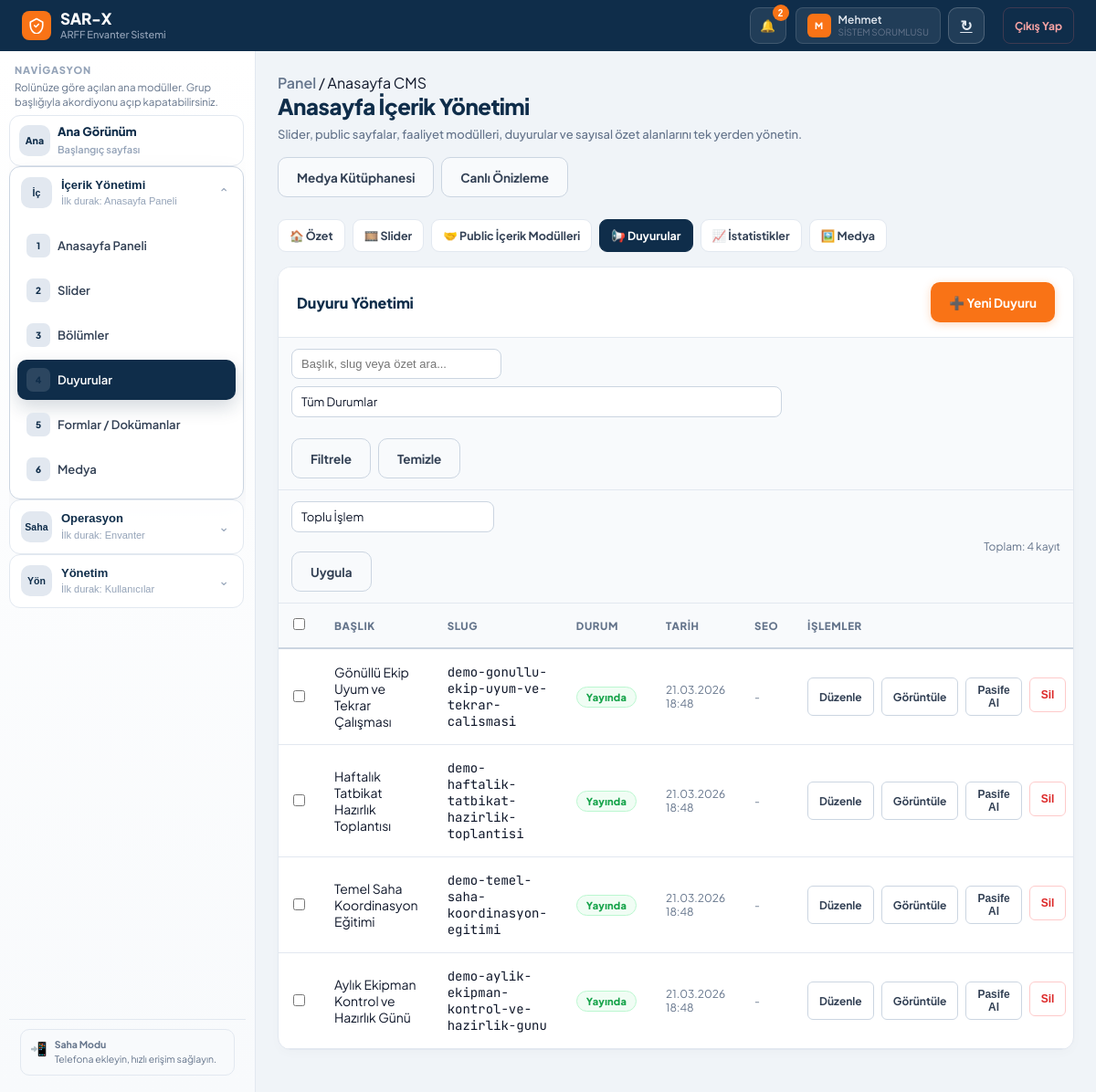
/admin/homepage/announcements (signed in), run on the app's committed database.
### models.py (models this page shows, shortened)
class TimestampMixin:
    created_at = db.Column(db.DateTime, default=get_tr_now)
    updated_at = db.Column(db.DateTime, default=get_tr_now, onupdate=get_tr_now)

class SoftDeleteMixin:
    is_deleted = db.Column(db.Boolean, default=False, index=True) # Hızlı filtreleme için indekslendi
    deleted_at = db.Column(db.DateTime, nullable=True)

class Kullanici(db.Model, UserMixin, TimestampMixin, SoftDeleteMixin):
    __tablename__ = 'kullanici'
    id = db.Column(db.Integer, primary_key=True)
    kullanici_adi = db.Column(db.String(50), unique=True, nullable=False)
    sifre_hash = db.Column(db.String(256))
    tam_ad = db.Column(db.String(100), nullable=False)
    rol = db.Column(db.String(20), nullable=False, default='personel', index=True)
    havalimani_id = db.Column(db.Integer, db.ForeignKey('havalimani.id'), nullable=True, index=True)
    telefon_numarasi = db.Column(db.String(32))
    sertifika_tarihi = db.Column(db.Date)
    uzmanlik_alani = db.Column(db.String(100))
    kayit_tarihi = db.Column(db.DateTime, default=get_tr_now)
    assigned_work_orders = db.relationship(
        'WorkOrder',
        foreign_keys='WorkOrder.assigned_user_id',
        backref='assigned_user',
        lazy=True
    )
    created_work_orders = db.relationship(
        'WorkOrder',
        foreign_keys='WorkOrder.created_user_id',
        backref='created_user',
        lazy=True
    )

class Announcement(db.Model, TimestampMixin):
    __tablename__ = 'announcement'
    id = db.Column(db.Integer, primary_key=True)
    title = db.Column(db.String(200), nullable=False)
    slug = db.Column(db.String(220), nullable=False, unique=True, index=True)
    summary = db.Column(db.Text)
    content = db.Column(db.Text, nullable=False)
    cover_image = db.Column(db.String(500))
    is_published = db.Column(db.Boolean, default=True, index=True)
    published_at = db.Column(db.DateTime, default=get_tr_now, index=True)
    author_id = db.Column(db.Integer, db.ForeignKey('kullanici.id'), nullable=True, index=True)
    author = db.relationship('Kullanici', backref='announcements')

class ContentWorkflow(db.Model, TimestampMixin):
    __tablename__ = 'content_workflow'
    id = db.Column(db.Integer, primary_key=True)
    entity_type = db.Column(db.String(40), nullable=False, index=True)
    entity_id = db.Column(db.Integer, nullable=False, index=True)
    status = db.Column(db.String(20), nullable=False, default='draft', index=True)
    published_at = db.Column(db.DateTime, nullable=True, index=True)
    published_by_id = db.Column(db.Integer, db.ForeignKey('kullanici.id'), nullable=True, index=True)
    last_edited_by_id = db.Column(db.Integer, db.ForeignKey('kullanici.id'), nullable=True, index=True)
    last_action = db.Column(db.String(40), nullable=True)
    __table_args__ = (
        db.UniqueConstraint('entity_type', 'entity_id', name='uq_content_workflow_entity'),
    )
    published_by = db.relationship('Kullanici', foreign_keys=[published_by_id], lazy=True)
    last_edited_by = db.relationship('Kullanici', foreign_keys=[last_edited_by_id], lazy=True)

### routes/content.py (the view)
@content_bp.route("/admin/homepage/announcements")
@login_required
@homepage_editor_required
def homepage_announcements_list():
    query = Announcement.query.order_by(Announcement.created_at.desc())
    announcements, search_query, selected_status = _apply_common_filters(query, Announcement, "announcement")
    workflow_map = _workflow_map("announcement", announcements)
    seo_map = _seo_map_for_announcements(announcements)
    return render_template(
        "admin/homepage_announcements_list.html",
        announcements=announcements,
        workflow_map=workflow_map,
        seo_map=seo_map,
        search_query=search_query,
        selected_status=selected_status,
    )

### extensions.py (called while the page is built, shortened)
def _schema_cache():
    if not current_app:
        return {"tables": {}, "columns": {}}
    return current_app.extensions.setdefault(
        "schema_cache",
        {"tables": {}, "columns": {}},
    )

def _inspection_target():
    return db.engine

def _session_in_transaction():
    try:
        session = db.session()
        return bool(session.in_transaction())
    except Exception:
        return False

def _supports_isolated_inspection():
    try:
        engine = db.engine
        return not (
            engine.dialect.name == "sqlite"
            and str(getattr(engine.url, "database", "") or "") in {"", ":memory:"}
        )
    except Exception:
        return False

def _get_inspector():
    temp_engine = None
    target = _inspection_target()
    try:
        if _session_in_transaction() and _supports_isolated_inspection():
            runtime_url = db.engine.url.render_as_string(hide_password=False)
            temp_engine = create_engine(runtime_url, poolclass=NullPool)
            target = temp_engine
        return inspect(target), temp_engine
    except Exception:
        if temp_engine is not None:
            temp_engine.dispose()
        raise

def table_exists(table_name):
    try:
        if not current_app:
            return False
        cache = _schema_cache()
        if cache["tables"].get(table_name) is True:
            return cache["tables"][table_name]
    except Exception:
        return False

def column_exists(table_name, column_name):
    try:
        if not current_app:
            return False
        cache = _schema_cache()
        if cache["columns"].get(table_name) is None or column_name not in cache["columns"].get(table_name, set()):
            inspector, temp_engine = _get_inspector()
            try:
                cache["columns"][table_name] = {
                    column.get("name") for column in inspector.get_columns(table_name)
                }
            finally:
                if temp_engine is not None:
                    temp_engine.dispose()
        return column_name in cache["columns"][table_name]
    except Exception:
        return False

### templates/admin/homepage_announcements_list.html (shortened to what this page needs)
{% extends "admin/homepage_base.html" %}
{% block homepage_body %}
<div class="panel">
  <div class="panel-header">
    <div class="panel-title">Duyuru Yönetimi</div>
    <a class="btn btn-primary" href="{{ url_for('content.homepage_announcement_create') }}">➕ Yeni Duyuru</a>
  </div>
  <div class="hp-toolbar">
    <form method="GET" class="hp-toolbar-left">
      <input type="search" name="q" placeholder="Başlık, slug veya özet ara..." value="{{ search_query or '' }}">
      <select name="status">
        <option value="">Tüm Durumlar</option>
      </select>
      <button class="btn btn-secondary" type="submit">Filtrele</button>
      <a class="btn btn-secondary" href="{{ url_for('content.homepage_announcements_list') }}">Temizle</a>
    </form>
  </div>
  <form method="POST" action="{{ url_for('content.homepage_bulk_action', content_type='announcement') }}">
    <div class="hp-toolbar">
      <div class="hp-toolbar-left hp-bulk">
        <select name="bulk_action">
          <option value="">Toplu İşlem</option>
        </select>
        <button class="btn btn-secondary" type="submit">Uygula</button>
      </div>
      <div class="hp-toolbar-right" style="font-size:12px; color:var(--text3);">Toplam: {{ announcements|length }} kayıt</div>
    </div>
    <div class="table-container">
      <table class="data-table">
        <thead>
          <tr>
            <th style="width:36px;"><input type="checkbox" id="selectAllRows"></th>
            <th>Başlık</th>
            <th>Slug</th>
            <th>Durum</th>
            <th>Tarih</th>
            <th>SEO</th>
            <th>İşlemler</th>
          </tr>
        </thead>
        <tbody>
          {% for item in announcements %}
          {% set wf = workflow_map.get(item.id) %}
          {% set seo = seo_map.get(item.id) %}
          <tr>
            <td><input type="checkbox" name="selected_ids" value="{{ item.id }}" class="row-selector"></td>
            <td>{{ item.title }}</td>
            <td style="font-family:var(--mono);">{{ item.slug }}</td>
            <td>
              {% if wf and wf.status == 'published' %}<span class="hp-status-pill hp-status-published">Yayında</span>
              {% elif wf and wf.status == 'draft' %}<span class="hp-status-pill hp-status-draft">Taslak</span>
              {% elif wf and wf.status == 'archived' %}<span class="hp-status-pill hp-status-archived">Arşiv</span>
              {% else %}<span class="hp-status-pill hp-status-passive">Pasif</span>{% endif %}
            </td>
            <td style="font-size:12px; color:var(--text3);">
              {% if wf and wf.published_at %}{{ wf.published_at.strftime('%d.%m.%Y %H:%M') }}{% else %}-{% endif %}
            </td>
            <td style="font-size:12px; color:var(--text3);">
              {% if seo and (seo.meta_title or seo.meta_description) %}Tanımlı{% else %}-{% endif %}
            </td>
            <td>
              <div class="row-actions">
                <a class="row-btn" href="{{ url_for('content.homepage_announcement_edit', announcement_id=item.id) }}">Düzenle</a>
                <a class="row-btn" href="{{ url_for('content.public_announcement_detail', slug=item.slug) }}" target="_blank">Görüntüle</a>
                <form method="POST" action="{{ url_for('content.homepage_announcement_toggle', announcement_id=item.id) }}">
                  <button class="row-btn" type="submit">{{ 'Pasife Al' if wf and wf.status == 'published' else 'Yayınla' }}</button>
                </form>
                <form method="POST" action="{{ url_for('content.homepage_announcement_delete', announcement_id=item.id) }}" onsubmit="return confirm('Duyuru silinsin mi?');">
                  <button class="row-btn" type="submit" style="color:var(--red); border-color:var(--red-border);">Sil</button>
                </form>
              </div>
            </td>
          </tr>
          {% else %}
          <tr><td colspan="7"><div class="hp-empty">Henüz duyuru kaydı yok.</div></td></tr>
          {% endfor %}
        </tbody>
      </table>
    </div>
  </form>
</div>
{% endblock %}

### templates/base.html (shortened to what this page needs)
<!DOCTYPE html>
<html lang="tr">
<head>
</head>
<body>
<div class="app-shell">
  <header class="topbar">
    <a href="{{ url_for(home_endpoint) }}" class="logo">
      <div class="logo-mark">
        <svg viewBox="0 0 24 24"><path d="M12 2L3 7v5c0 5.5 3.8 10.7 9 12 5.2-1.3 9-6.5 9-12V7L12 2z"/><path d="M9 12l2 2 4-4"/></svg>
      </div>
      <div>
        <div class="logo-text-main">SAR-X</div>
        <div class="logo-text-sub">ARFF Envanter Sistemi</div>
      </div>
    </a>
    <div class="topbar-end">
      <div class="notification-wrap">
        <button type="button" class="notification-btn" id="notificationToggle" aria-label="Bildirimler">
          🔔
          {% if unread_notification_count %}
          <span class="notification-count">{{ unread_notification_count }}</span>
          {% endif %}
        </button>
      </div>
      {% if role_switch_enabled %}
      <div class="user-menu-actions">
        <div class="user-chip">
          <div class="user-avatar">{{ kullanici_ad[0] if kullanici_ad else 'U' }}</div>
          <div>
            <div class="user-name">{{ kullanici_ad }}</div>
            <div class="user-role">
              {{ rol_etiketi or rol }}
            </div>
          </div>
        </div>
        <a href="{{ url_for('auth.role_switch') }}" class="role-switch-launch" id="roleSwitchLaunch" aria-label="Rol değiştir sayfasını aç" title="Rol değiştir">
          <span aria-hidden="true">↻</span>
        </a>
      </div>
      {% endif %}
      <form method="POST" action="{{ url_for('auth.logout') }}" style="display:inline;">
        <button type="submit" class="logout-btn">Çıkış Yap</button>
      </form>
    </div>
  </header>
  <nav class="sidebar" id="sidebarNav">
    <div class="sidebar-scroll">
      <div class="sidebar-head">
        <div class="sidebar-kicker">Navigasyon</div>
        <div class="sidebar-subtitle">Rolünüze göre açılan ana modüller. Grup başlığıyla akordiyonu açıp kapatabilirsiniz.</div>
      </div>
      {% for group in sidebar_groups %}
      {% if group.single_link %}
      {% set item = group["items"][0] %}
      <section class="sidebar-group" data-group="{{ group.key }}" data-sidebar-direct="{{ group.key }}">
        <a href="{{ item.url }}" class="sidebar-group-toggle nav-item {% if item.active %}active{% endif %}" style="margin-top:0;" data-sidebar-link {% if item.active %}aria-current="page"{% endif %}>
          <div class="sidebar-group-icon">{{ group.icon }}</div>
          <div class="sidebar-group-body">
            <div class="sidebar-group-label">{{ group.label }}</div>
            <div class="sidebar-group-meta">Başlangıç sayfası</div>
          </div>
        </a>
      </section>
      {% else %}
      <section class="sidebar-group {% if group.open %}is-open{% endif %}" data-group="{{ group.key }}" data-sidebar-state="{% if group.open %}open{% else %}closed{% endif %}">
        <button
          type="button"
          class="sidebar-group-toggle"
          data-sidebar-group="{{ group.key }}"
          data-sidebar-target="{{ group['items'][0].url }}"
          id="sidebarGroupToggle-{{ group.key }}"
          aria-expanded="{% if group.open %}true{% else %}false{% endif %}"
          aria-controls="sidebarGroup-{{ group.key }}"
        >
          <div class="sidebar-group-icon">{{ group.icon }}</div>
          <div class="sidebar-group-body">
            <div class="sidebar-group-label">{{ group.label }}</div>
            <div class="sidebar-group-meta">İlk durak: {{ group["items"][0].label }}</div>
          </div>
          <div class="sidebar-group-chevron">⌄</div>
        </button>
        <div class="sidebar-group-items" id="sidebarGroup-{{ group.key }}" role="group" aria-labelledby="sidebarGroupToggle-{{ group.key }}">
          {% for item in group["items"] %}
          <a href="{{ item.url }}" class="nav-item {% if item.active %}active{% endif %}" data-sidebar-link {% if item.active %}aria-current="page"{% endif %}>
            <div class="nav-icon">{{ loop.index }}</div> {{ item.label }}
          </a>
          {% endfor %}
        </div>
      </section>
      {% endif %}
      {% endfor %}
    </div>
    <div class="sidebar-footer">
      <div class="pwa-banner">
        <div class="pwa-icon">📲</div>
        <div class="pwa-text">
          <strong>Saha Modu</strong>
          Telefona ekleyin, hızlı erişim sağlayın.
        </div>
      </div>
    </div>
  </nav>
  <main class="main-content">
    <div class="main-inner">
        {% block body %}{% endblock %}
    </div>
  </main>
</div>
</body>
</html>

### data on the page
Kullanici: tam_ad "M", tam_ad "Mehmet"
Announcement: title "Gönüllü Ekip Uyum ve Tekrar Çalışması", slug "demo-gonullu-ekip-uyum-ve-tekrar-calismasi"
ContentWorkflow: published_at "21.03.2026 18:48", status "Pasife Al"
Announcement: title "Haftalık Tatbikat Hazırlık Toplantısı", slug "demo-haftalik-tatbikat-hazirlik-toplantisi"
ContentWorkflow: published_at "21.03.2026 18:48", status "Pasife Al"
Announcement: title "Temel Saha Koordinasyon Eğitimi", slug "demo-temel-saha-koordinasyon-egitimi"
ContentWorkflow: published_at "21.03.2026 18:48", status "Pasife Al"
Announcement: title "Aylık Ekipman Kontrol ve Hazırlık Günü", slug "demo-aylik-ekipman-kontrol-ve-hazirlik-gunu"
ContentWorkflow: published_at "21.03.2026 18:48", status "Pasife Al"

### other printed values
{{ unread_notification_count }} "2"
{{ rol_etiketi or rol }} "SISTEM SORUMLUSU"
{{ group.icon }} "Ana"
{{ group.label }} "Ana Görünüm"
{{ group.icon }} "İç" "Saha" "Yön"
{{ group.label }} "İçerik Yönetimi" "Operasyon" "Yönetim"
{{ group["items"][0].label }} "Anasayfa Paneli" "Envanter" "Kullanıcılar"
{{ item.label }} "Anasayfa Paneli" "Slider" "Bölümler" "Duyurular" "Formlar / Dokümanlar" "Medya"
{{ announcements|length }} "4"
